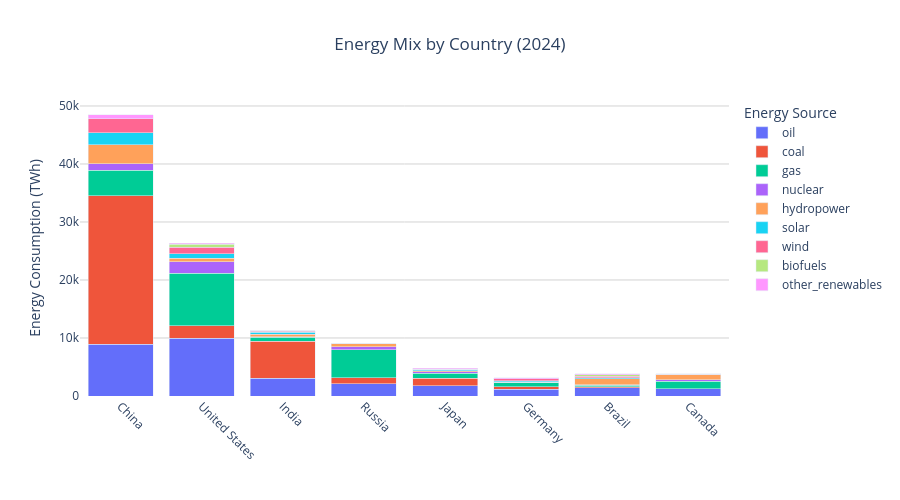

This figure's notebook cell:
### Code cell
fig = px.bar(
    top_data,
    x="country",
    y="consumption",
    color="energy_source",
    title=f"Energy Mix by Country ({latest_year})",
    labels={
        "consumption": "Energy Consumption (TWh)",
        "country": "",
        "energy_source": "Energy Source"
    },
    category_orders={
        "country": selected_countries,
        "energy_source": [
            "oil", "coal", "gas", "nuclear",
            "hydropower", "solar", "wind",
            "biofuels", "other_renewables"
        ]
    }
)

fig.update_layout(
    barmode="stack",
    plot_bgcolor="white",
    title_x=0.5,
    height=500,
    xaxis=dict(tickangle=45),
    yaxis=dict(gridcolor="lightgray"),
    legend_title_text="Energy Source"
)

fig.show()

### Figure 1 — Plotly figure (JSON) as saved in the notebook; plotly's stock layout.template omitted (floating-point values rounded to 4 significant figures)
{"data": [{"hovertemplate": "Energy Source=oil<br>=%{x}<br>Energy Consumption (TWh)=%{y}<extra></extra>", "legendgroup": "oil", "marker": {"color": "#636efa", "pattern": {"shape": ""}}, "name": "oil", "orientation": "v", "showlegend": true, "textposition": "auto", "type": "bar", "x": ["Brazil", "Canada", "China", "Germany", "India", "Japan", "Russia", "United States"], "xaxis": "x", "y": [1428.0, 1209.0, 8964.0, 1177.0, 3029.0, 1783.0, 2129.0, 9949.0], "yaxis": "y"}, {"hovertemplate": "Energy Source=coal<br>=%{x}<br>Energy Consumption (TWh)=%{y}<extra></extra>", "legendgroup": "coal", "marker": {"color": "#EF553B", "pattern": {"shape": ""}}, "name": "coal", "orientation": "v", "showlegend": true, "textposition": "auto", "type": "bar", "x": ["Brazil", "Canada", "China", "Germany", "India", "Japan", "Russia", "United States"], "xaxis": "x", "y": [147.8, 81.14, 25600.0, 438.2, 6380.0, 1259.0, 1041.0, 2196.0], "yaxis": "y"}, {"hovertemplate": "Energy Source=gas<br>=%{x}<br>Energy Consumption (TWh)=%{y}<extra></extra>", "legendgroup": "gas", "marker": {"color": "#00cc96", "pattern": {"shape": ""}}, "name": "gas", "orientation": "v", "showlegend": true, "textposition": "auto", "type": "bar", "x": ["Brazil", "Canada", "China", "Germany", "India", "Japan", "Russia", "United States"], "xaxis": "x", "y": [313.6, 1285.0, 4344.0, 785.7, 702.8, 909.4, 4770.0, 9022.0], "yaxis": "y"}, {"hovertemplate": "Energy Source=nuclear<br>=%{x}<br>Energy Consumption (TWh)=%{y}<extra></extra>", "legendgroup": "nuclear", "marker": {"color": "#ab63fa", "pattern": {"shape": ""}}, "name": "nuclear", "orientation": "v", "showlegend": true, "textposition": "auto", "type": "bar", "x": ["Brazil", "Canada", "China", "Germany", "India", "Japan", "Russia", "United States"], "xaxis": "x", "y": [38.48, 208.5, 1100.0, 0.0, 133.4, 207.1, 526.1, 2008.0], "yaxis": "y"}, {"hovertemplate": "Energy Source=hydropower<br>=%{x}<br>Energy Consumption (TWh)=%{y}<extra></extra>", "legendgroup": "hydropower", "marker": {"color": "#FFA15A", "pattern": {"shape": ""}}, "name": "hydropower", "orientation": "v", "showlegend": true, "textposition": "auto", "type": "bar", "x": ["Brazil", "Canada", "China", "Germany", "India", "Japan", "Russia", "United States"], "xaxis": "x", "y": [1008.0, 837.1, 3303.0, 54.18, 381.8, 193.8, 513.5, 582.2], "yaxis": "y"}, {"hovertemplate": "Energy Source=solar<br>=%{x}<br>Energy Consumption (TWh)=%{y}<extra></extra>", "legendgroup": "solar", "marker": {"color": "#19d3f3", "pattern": {"shape": ""}}, "name": "solar", "orientation": "v", "showlegend": true, "textposition": "auto", "type": "bar", "x": ["Brazil", "Canada", "China", "Germany", "India", "Japan", "Russia", "United States"], "xaxis": "x", "y": [174.0, 22.97, 2046.0, 180.8, 333.5, 235.9, 7.131, 746.9], "yaxis": "y"}, {"hovertemplate": "Energy Source=wind<br>=%{x}<br>Energy Consumption (TWh)=%{y}<extra></extra>", "legendgroup": "wind", "marker": {"color": "#FF6692", "pattern": {"shape": ""}}, "name": "wind", "orientation": "v", "showlegend": true, "textposition": "auto", "type": "bar", "x": ["Brazil", "Canada", "China", "Germany", "India", "Japan", "Russia", "United States"], "xaxis": "x", "y": [264.6, 114.2, 2432.0, 338.7, 198.9, 28.15, 11.14, 1117.0], "yaxis": "y"}, {"hovertemplate": "Energy Source=biofuels<br>=%{x}<br>Energy Consumption (TWh)=%{y}<extra></extra>", "legendgroup": "biofuels", "marker": {"color": "#B6E880", "pattern": {"shape": ""}}, "name": "biofuels", "orientation": "v", "showlegend": true, "textposition": "auto", "type": "bar", "x": ["Brazil", "Canada", "China", "Germany", "India", "Japan", "Russia", "United States"], "xaxis": "x", "y": [269.9, 32.98, 37.23, 30.58, 47.63, 5.004, 6.015, 523.6], "yaxis": "y"}, {"hovertemplate": "Energy Source=other_renewables<br>=%{x}<br>Energy Consumption (TWh)=%{y}<extra></extra>", "legendgroup": "other_renewables", "marker": {"color": "#FF97FF", "pattern": {"shape": ""}}, "name": "other_renewables", "orientation": "v", "showlegend": true, "textposition": "auto", "type": "bar", "x": ["Brazil", "Canada", "China", "Germany", "India", "Japan", "Russia", "United States"], "xaxis": "x", "y": [182.0, 30.72, 651.6, 152.5, 69.53, 141.9, 2.588, 205.3], "yaxis": "y"}], "layout": {"barmode": "stack", "height": 500, "legend": {"title": {"text": "Energy Source"}, "tracegroupgap": 0}, "plot_bgcolor": "white", "title": {"text": "Energy Mix by Country (2024)", "x": 0.5}, "xaxis": {"anchor": "y", "categoryarray": ["China", "United States", "India", "Russia", "Japan", "Germany", "Brazil", "Canada"], "categoryorder": "array", "domain": [0, 1], "tickangle": 45, "title": {"text": ""}}, "yaxis": {"anchor": "x", "domain": [0, 1], "gridcolor": "lightgray", "title": {"text": "Energy Consumption (TWh)"}}}}
